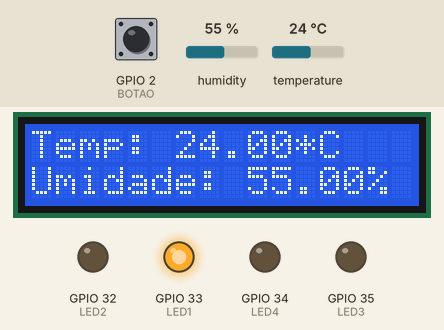
Simulated run of this sketch. Board: ESP32. On the bench: 16×2 character LCD, output pins drawn as LEDs (lit = HIGH). Inputs (shaded band) come from the test bench; at power-on: GPIO 2 (BOTAO) HIGH, humidity 55 %, temperature 24 °C. WiFi joins after 1.5 s; servers stay silent unless stated; what the sketch prints to the serial monitor is not drawn.

Above: at 1.8 s.
At 31.84 s:
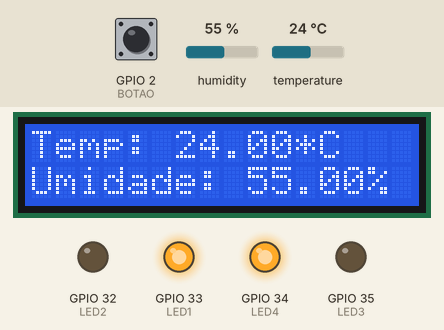
Timing chart, 0 to 124.0 s (numbered marks = the images above):
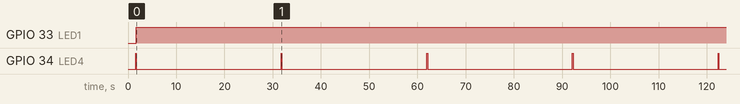

The sketch:

sketch_jan28a.ino
```cpp
#include <WiFi.h>
#include <FirebaseESP32.h>
#include <LiquidCrystal.h>
#include <DHT.h>

#define WIFI_SSID "Galaxy A318713"
#define WIFI_PASSWORD "12345678"
#define FIREBASE_HOST "https://prova-6d5e2-default-rtdb.firebaseio.com/"
#define FIREBASE_AUTH "68bDCGviE2tihn432QMgsIeMLsMXg4g1Pxuydmt7"
#define DHTPIN 4
#define DHTTYPE DHT11

FirebaseData firebaseData;
FirebaseJson json;

LiquidCrystal lcd(13,12,14,27,26,25);
DHT dht(DHTPIN, DHTTYPE);

const int LED1 = 33;
const int LED2 = 32;
const int LED3 = 35;
const int LED4 = 34;
const int BOTAO = 2;

const int DELAY = 1;
bool interrupcao = false;


void Interrompido(){
  digitalWrite(LED1, LOW);
  digitalWrite(LED2, LOW);
  digitalWrite(LED3, LOW);
  digitalWrite(LED4, LOW);

  if (interrupcao){
    Serial.print("\n\nNão interrupto!\n\n");
    interrupcao = false;
  }
  else{
    Serial.print("\n\nInterrompido!\n\n");
    interrupcao = true;
  }

  while (interrupcao){
    delay(100);
  }

  return;
}


void setup() {
  // Inicializando o Serial
  Serial.begin(9600);

  // Conectando-se com a rede wifi
  WiFi.begin(WIFI_SSID, WIFI_PASSWORD);
  while (WiFi.status() != WL_CONNECTED)
  {
    Serial.print(".");
    delay(300);
  }

  // Print do IP da rede
  Serial.print("Connected with IP: ");
  Serial.println(WiFi.localIP());

  // Inicializando conexão com o banco de dados
  Firebase.begin(FIREBASE_HOST, FIREBASE_AUTH);
  Firebase.reconnectWiFi(true);
  Firebase.setReadTimeout(firebaseData, 1000 * 60);
  Firebase.setwriteSizeLimit(firebaseData, "tiny");

  // Inicializando o LCD
  lcd.begin(16,2);

  // Inicializando o DHT
  dht.begin();

  pinMode(BOTAO, INPUT);
  pinMode(LED1, OUTPUT);
  pinMode(LED2, OUTPUT);
  pinMode(LED3, OUTPUT);
  pinMode(LED4, OUTPUT);
  attachInterrupt(BOTAO, Interrompido, FALLING);
}

void loop() {
  // Lê a temperatura e a humidade
  float t = dht.readTemperature();
  float h = dht.readHumidity();

  // Seta um JSON com a temperatura e humidade
  json.set("/temperatura", t);
  json.set("/umidade", h);

  // Envia a temperatura e humidade para o FireBase
  digitalWrite(LED4, HIGH);
  Firebase.updateNode(firebaseData, "/Sensor", json);
  digitalWrite(LED4, LOW);

  Serial.print("Temperatura: ");
  Serial.print(t);
  Serial.println("*C");
  Serial.print("Umidade: ");
  Serial.print(h);
  Serial.println("%");
  Serial.print('\n');

  // Acende LEDS específicos de acordo com a temperatura
  if (t <= 25){
    Serial.println("LED1");
    digitalWrite(LED1, HIGH);
    digitalWrite(LED2, LOW);
    digitalWrite(LED3, LOW);
  }
  else if (t < 27){
    Serial.println("LED2");
    digitalWrite(LED1, LOW);
    digitalWrite(LED2, HIGH);
    digitalWrite(LED3, LOW);
  }
  else{
    Serial.println("LED3");
    digitalWrite(LED1, LOW);
    digitalWrite(LED2, LOW);
    digitalWrite(LED3, HIGH);
  }

  // Printa a temperatura e humidade do DHT no LCD
  // Temperatura
  lcd.clear();
  lcd.setCursor(0,0);
  lcd.print("Temp: ");
  lcd.print(t);
  lcd.print("*C");

  // Humidade
  lcd.setCursor(0,1);
  lcd.print("Umidade: ");
  lcd.print(h);
  lcd.print("%");

  delay(30000);
}
```

Measured:
- by itself, GPIO 33 (LED1): LOW → HIGH at 1.7 s
- by itself, GPIO 34 (LED4): alternates HIGH for 0.15 s and LOW for 30.0 s
